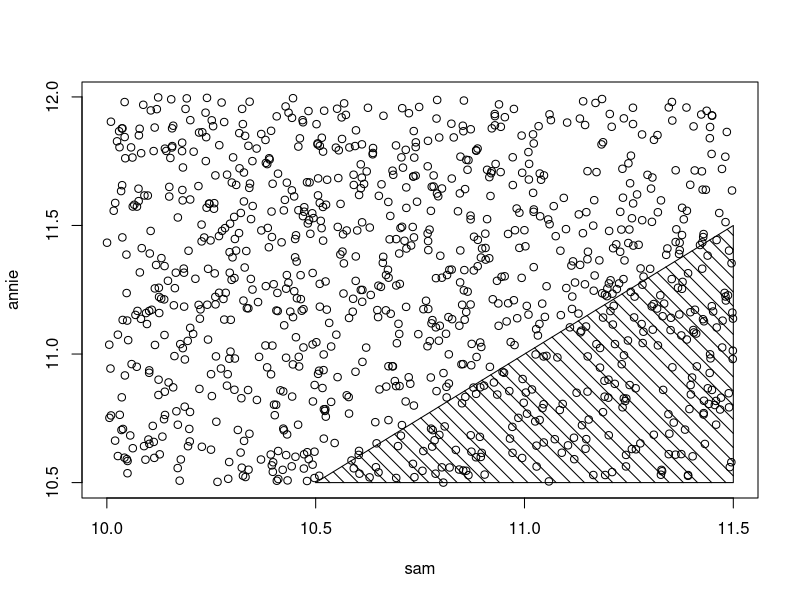
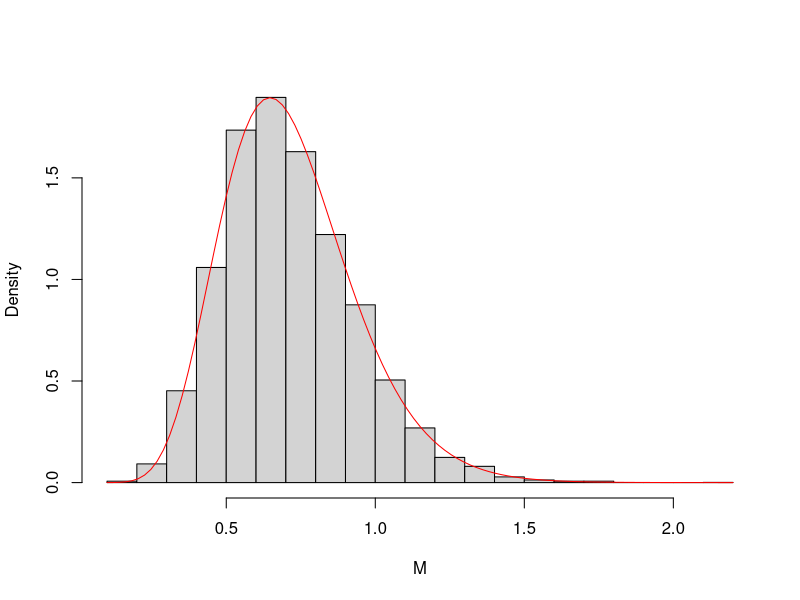
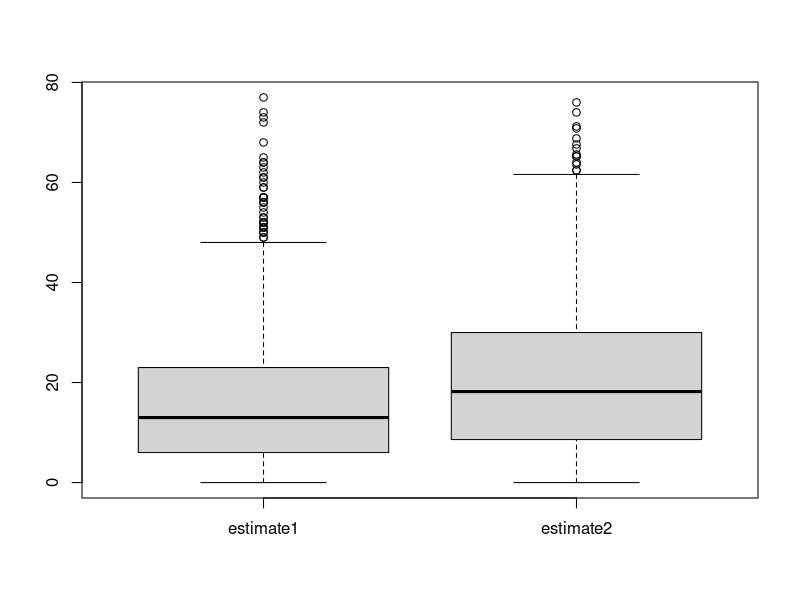

The R script that drew these images, in order:
###############################################
###   MONTE CARLO METHODS IN INFERENCE      ###
###############################################

# Monte Carlo Methods may refer to any method in
# statistical inference or numerical analysis 
# where simulation is used.

# Here we just look at inference.
# Can use MC to estimate parameters of sampling
# distribution of a statistic, mean squared 
# error (MSE), percentiles, or other measures 
# of interest.

# In statistical inference there is uncertainty
# in an estimate. The methods we are going to 
# look at now use repeated sampling from a 
# given probability model, known as parametric 
# bootstrap, to investigate.

# We simulate the stochastic process that 
# generated the data, repeatedly drawing 
# samples under identical conditions.

# Other MC methods known as nonparametric 
# use repeated sampling from an observed sample.

### MONTE CARLO METHODS FOR ESTIMATION

## Let's begin with simply estimating a 
## probability. Sometimes this is referred 
## to as computing an expectation of a 
## random variable.

## If you have a random variable X with 
## a density function f(x) and we want to 
## compute the expectation of a function h(x)
## which models the probability of f(X),
## (or the area under the curve of f(x)), 
## then h(x) can be expressed as the integral
## of f(x).

## Sam and Annie from 'Sleepless in Seattle'

## Let A and S represent Sam's and Annie's 
## arrival times at the Empire State Building, 
## where we measure the arrival time as the
## number of hours after noon.

## We assume A and S are independent and 
## uniformly distributed and that Annie 
## arrives somewhere between 10:30 and midnight
## and Sam arrives somewhere between 10:00 and
## 11:30PM.

## Our Questions are:
# 1) What is the probability that Annie 
#    arrives before Sam?
# 2) What is expected difference in arrival 
#    times?

## FIRST QUESTION
# We simulate a large number of values from 
# distribution of (A,S) say, 1000,
# where A and S are independent:

sam = runif(1000, 10, 11.5)
annie = runif(1000, 10.5, 12)

# We want the probability P(A < S) which is 
# estimated by the proportion of simulated 
# pairs (a,s) where a is smaller than s

prob = sum(annie < sam) / 1000 # sum() is vectorized
prob

# [1] 0.224
# Estimated probability that Annie arrives 
# before Sam is 0.224

# shaded region shows area A < S

plot(sam,annie)
polygon(c(10.5, 11.5, 11.5, 10.5),
        c(10.5, 10.5, 11.5, 10.5), density = 10, angle = 135)

# standard error of this estimate is
sqrt(prob * (1 - prob) / 1000)
# [1] 0.01318423

## ESTIMATING AN EXPECTATION: Question #2
# What is the expected difference in the arrival 
# times?

# Annie more likely to arrive later, so we 
# model E(A-S)
difference = annie - sam

# Monte Carlo estimate is mean of these 
# differences
mc.est = mean(difference)
mc.est
# [1] 0.485206

# Estimated standard error is sd of diffs 
# divided by
# square root of simulation sample size:
se.est = sd(difference) / sqrt(1000)
c(mc.est, se.est)
# [1] 0.4852060 0.0194314

# So we estimate that Annie will arrive 0.485 
# hours after Sam arrives. Since standard error 
# is only 0.02 hours, we can be 95% confident 
# that the true difference is within 0.04 hours 
# of this estimate

#### GENERAL CASE WITH
#### STANDARD NORMAL DISTRIBUTIONS

# Suppose the X1, X2 are iid from a standard 
# normal distribution. We want to estimate 
# the mean difference E|X1 - X2| (expected 
# value of absolute difference)

### Example of Basic Monte Carlo estimation

# This one is easy. We generate a large number 
# of random samples of size 2 from a standard 
# normal distribution, then compute the 
# replicate pairs' mean differences, and then
# the mean of those differences.

m <- 1000
g <- numeric(m)
for (i in 1:m) {
  x <- rnorm(2)
  g[i] <- abs(x[1] - x[2])
}
est <- mean(g)
est

# [1] 1.098206
# this time we got 1.0982
# second time got 1.142562

# can prove by integration that it equals 
# 2/sqrt(pi) or 1.128379 and that the 
# variance is 2-4/(pi) and the standard
# error of the estimate is

sqrt(sum((g - mean(g))^2)) / m

# or [1] 0.02709247 is this example

### Example of Estimating the MSE of 
### a trimmed mean

# A trimmed mean can be used to estimate the 
# center of a continuous symmetric distribution 
# that is not normal

# You get a trimmed mean by averaging all but 
# the largest and smallest sample observations.

# Here the center is 0, we implement by writing 
# a for loop (could also use replicate() 
# function)

n <- 20   # vector is 20 long
m <- 1000 # go for 1000 replications
tmean <- numeric(m) # initialize numeric vector of 1000
for (i in 1:m) {  # loop through 1000 times
  x <- sort(rnorm(n)) # sort n is vector of 20
  tmean[i] <- sum(x[2:(n-1)]) / (n-2) # trim off 
}                                     # first & last
mse <- mean(tmean^2) # determine mse
mse
sqrt(sum((tmean - mean(tmean))^2)) / m    #se

# [1] 0.04978369 here mse is 0.049

# true mse Var(X)/n = 1/20 or 0.05 here

# standard error (est) is [1] 0.007055548

### Estimate MSE of trimmed median

# actually, median is a trimmed mean
# So here we repeat for the median

n <- 20
m <- 1000
tmean <- numeric(m)
for (i in 1:m) {
  x <- sort(rnorm(n))
  tmean[i] <- median(x) # only difference in this line
}
mse <- mean(tmean^2)
mse
sqrt(sum((tmean - mean(tmean))^2)) / m    #se

# here [1] 0.07411576 is median (est)

# and standard error (est) [1] 0.008608699

##### ESTIMATING A CONFIDENCE LEVEL

# Often need evaluate cdf of sampling distribution
# of a statistic, when density function is unknown.

# For example, often assume that sampled population
# is normally distributed. If population non-normal,
# true distribution of the estimator may be unknown.

# This is a problem of integration, when you can
# generate the distribution g(X) but the true
# function g(x) is unknown.

### Example of Confidence interval for variance

# Consider confidence interval for variance, is
# sensitive to mild departures from normality. Can
# use MC methods to estimate true confidence level
# when normal theory confidence interval for variance
# is applied to non-normal data.

# Here we calculate 95% Upper Confidence Limit (UCL)
# for random sample size n=20 from a n(0, var=4)
# distribution (sigma-squared is 4 in this case)

n <- 20      # sample size
alpha <- .05  # alpha when want 95% UCL
x <- rnorm(n, mean=0, sd=2) # normal, variance = 4
# qchisq() is quantile function for chi-sq dist w/ df
(UCL <- (n-1) * var(x) / qchisq(alpha, df=n-1))

# Do it several times, Upper Confidence Limit
# (UCL) all contain sigma-squared = 4

# If we do this large number of times, approximately
# 95% of the intervals should contain sigma-squared
# (=4) assuming sampled population is normal with a
# variance sigma-squared.

### Example of MC estimate of confidence level

# Simulation experiment: Repeat large number of times,
# compute the proportion of intervals that contain
# the target parameter

n <- 20
alpha <- .05
UCL <- replicate(1000, expr = { # we do above 1000 times
  x <- rnorm(n, mean = 0, sd = 2)
  (n-1) * var(x) / qchisq(alpha, df = n-1)
} )
# count the number of intervals that contain sigma^2=4
sum(UCL > 4)

# [1] 949

#or compute the mean to get the confidence level
mean(UCL > 4)

# [1] 0.949

# result is that 949 intervals satisfied (UCL > 4) so
# empirical confidence level is 94.9%, very close to
# theoretical value of 95%.

# Can show that standard error of the estimate
# at 95% UCL is exactly 0.00689

# Could also accomplish call above like this

# Use calcCI as function without replicate
calcCI <- function(n, alpha0) { # as a function
  y <- rnorm(n, mean = 0, sd = 2)
  return((n-1) * var(y) / qchisq(alpha, df = n-1))
} 

# put relicate, n, alpha here where call the function
UCL <- replicate(1000, expr = calcCI(n=20, alpha = .05))

# count the number of intervals that contain sigma^2=4
sum(UCL > 4)
mean(UCL > 4)

### Example of Empirical confidence level

# What happens is sampled population is non-normal?
# Suppose have sampled pop of chi-Sq(2) which has a
# variance of 4, but is distinctly non-normal.

# We simply repeat the simulation, replacing N(0,4)
# samples with Chi-Sq(2) samples

n <- 20
alpha <- .05
UCL <- replicate(1000, expr = {
  x <- rchisq(n, df = 2) # do not use rnorm() to sample
  (n-1) * var(x) / qchisq(alpha, df = n-1)
} )
sum(UCL > 4)
# [1] 794
mean(UCL > 4)
# [1] 0.794

# In this experiment, only 794 of the intervals contained
# the population variance, which is far less than the 95%
# coverage under normality.

## NOTE: all examples above are 'parametric' in sense that
## distribution of sampled population is specified. MC
## approach here is called 'parametric bootstrap'

## Is in contrast to the 'ordinary bootstrap' where samples
## are generated from observed samples where distribution 
## is NOT specified, is sometimes called 'non-parametric'
## and includes bootstrapping and jackknifing, which can
## also be used to estimate the bias and the standard
## error of an estimate.

## MORE ON SIMULATING SAMPLING DISTRIBUTION WITH MC
# Suppose observe a random sample y1,...,yn
# from exponential density function with unknown
# location parameter theta and you only observe
# sample median M

# simulate median for exponential function
sim.median = function(n)
  median(rexp(n))

# replicate 10000 times for a sample size of 21
M = replicate(10000, sim.median(21))

# draw histogram, use prob=TRUE so vertical
# axis is probability density function
hist(M, prob=TRUE, main="")

# to confirm simulated draws are from
# sampling density of M, we define samp.med()
# to compute exact density
samp.med = function(m, n){
  con = factorial(n) / factorial((n - 1) / 2)^2
  con * pexp(m)^((n - 1) / 2) * (1 - pexp(m))^((n - 1) / 2) * dexp(m)
}

# then use curve to overlay exact density on
# histogram of simulated sample, is a good fit
curve(samp.med(x, 21), add=TRUE, col="red")

## CONSTRUCTING A PERCENTILE CONF INTERVAL
# Suppose observe a random sample y1,...,yn
# from exponential density function with unknown
# location parameter theta and you only observe
# sample median M

# compute quantile for 90% CI
# in between %5 and 95%
quantile(M, c(0.05, 0.95))

#         5%       95% 
#  0.4011316 1.1062898 

# So 90% CI is (M-1.1062898,M-0.4011316)

# to illustrate using this CI, suppose we collect
# the following 31 exponential observations 
# stored in vector y (data is collected from
# exponential distribution with theta = 4.5)
y = c(6.11, 5.04, 4.83, 4.89, 4.97, 5.15, 7.98, 4.62,
      6.19, 4.58, 6.34, 4.54, 6.37, 5.64, 4.53, 4.68,
      5.17, 4.72, 5.06, 4.96, 4.70)

# what is the median?:
median(y)

# width of CI
c(median(y) - 1.1062898, median(y) - 0.4011316)

# actual value of theta is 4.5. If we repeated
# this procedure a large number of times, we
# would find that approximately 90% of the
# intervals would cover theta

## COMPARING ESTIMATORS: THE TAXI PROBLEM
# a person is wandering the streets of a city
# and notices the following numbers of 5 taxis
# that pass by: 34,100,65,81,120

# Can she make an intelligent guess at the number
# of taxis in the city?: Is a problem of statistical
# inference where population is collection of
# taxis driven in city and one wishes to know
# unknown number of taxis N

# Assume taxis are numbered 1 to N, each equally
# likely to be observed

# Consider two possible estimates: (1) the 
# largest taxi number observed; and (2) twice the
# sample mean. 

# Which is a better estimate of the number of
# taxis N?

# We compare these two estimators using a sim

# Simulate taxi numbers from a uniform dist
# with a known number of taxis N and compute
# the two estimates. Repeat many times and
# obtain two empirical sampling distributions.

# Then can compare the two estimators by 
# examining various properties of their respective
# sampling distributions

# taxi() function implements a single simulation.
# Two arguments: actual number of taxis N and
# sample size n. sample() function simulates 
# observed taxi numbers and values of the two
# estimates are stored in variables estimate1
# and estimate2.

taxi = function(N, n){
  y = sample(N, size=n, replace=TRUE)
  estimate1 = max(y)
  estimate2 = 2 * mean(y)
  c(estimate1=estimate1, estimate2=estimate2)
}

# Let's say actual number of taxis in city is 100
# and we observe numbers of n=5 taxis.
taxi(100, 5) # get values N1=95 N2=82.8

# Let's simulate sampling process 1000 times
EST = replicate(1000, taxi(100, 5))
str(EST) # matrix 2 rows (N1 and N2), 1000 cols
         # columns hold estimated values of N1
         # for 1000 simulated experiments.

## ESTIMATING BIAS

# Want "unbiasedness" which means average value
# of estimator will be equal to parameter.

# we know number of taxis to be 100 and know std err

# Here we estimate their bias and standard errors
c(mean(EST["estimate1", ]) -100, sd(EST["estimate1", ]) / sqrt(1000))
# [1] -16.3880000   0.4522433 # negative bias
c(mean(EST["estimate2", ]) -100, sd(EST["estimate2", ]) / sqrt(1000))
# [1] 1.3484000 0.8259659 # positive bias

# appears N2 is "less biased" but we can also
# compare them with respect to the mean distance
# from the parameter N (mean absolute error)

## ESTIMATING MEAN DISTANCE FROM TARGET
# Compute mean absolute error and draw boxplot
absolute.error = abs(EST - 100)
boxplot(t(absolute.error)) # N1=max(y) has smaller
                           # estimation errors

# Use apply() to find sample mean of the absolute
# errors, by estimating mean distance D
apply(t(absolute.error), 2, mean)
# estimate1 estimate2
#   16.3880   20.8476 # estimate1 better again 

# We can also use apply() to compute simulation
# standard error of these estimates
apply(t(absolute.error), 2, sd) / sqrt(1000)
# estimate1 estimate2
# 0.4522433 0.4989812 # estimate1 better again
                      # has smaller mean absolute
                      # error